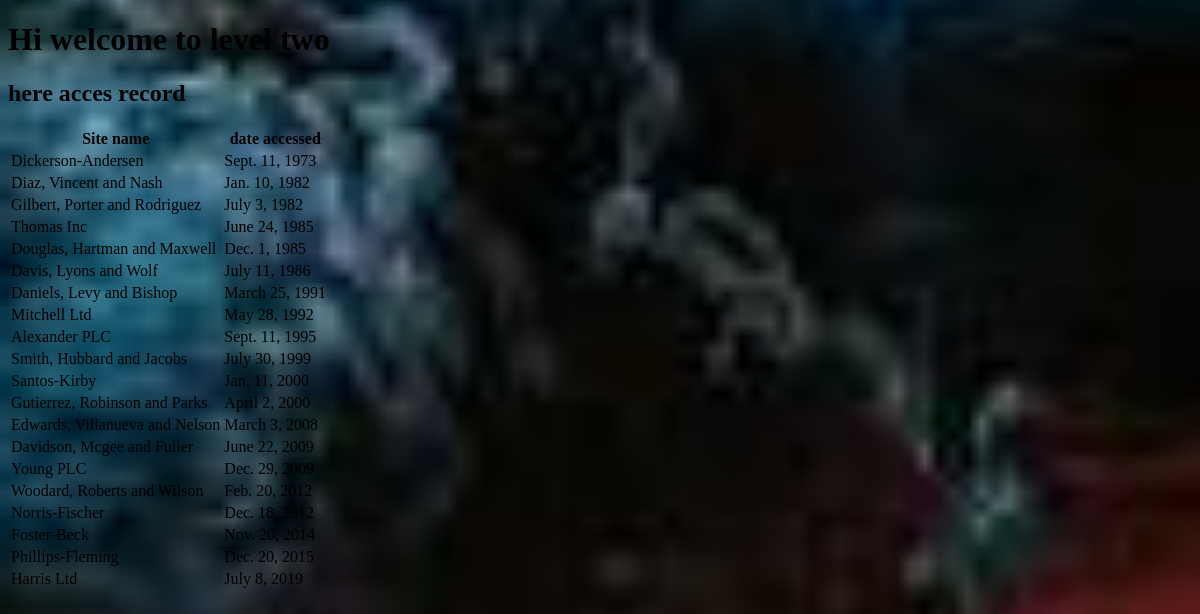
The page / on the database its author committed.
### first_app/models.py (models this page shows, shortened)
class AccessRecord(models.Model):
    name=models.ForeignKey('Webpage', on_delete=models.CASCADE)
    date=models.DateField()

class Webpage(models.Model):
    topic=models.ForeignKey('Topic', on_delete=models.CASCADE)
    name=models.CharField(max_length=264,unique=True)
    url=models.URLField(unique=True)
    def __str__(self):
        return self.name

### first_app/views.py (the view)
# urls.py: path('',views.index,name='index'),
def index(request):
    webpages_list=AccessRecord.objects.order_by('date')
    date_dict={'access_records':webpages_list}
    return render(request,'first_app/index.html',context=date_dict)

### templates/first_app/index.html (shortened to what this page needs)
<!DOCTYPE html>
{% load static %}
<html >
  <head>
    <link rel="stylesheet" href="{% static "css/mycss.css" %}">
  </head>
  <body>
  <h1>Hi welcome to level two</h1>
  <h2>here acces record</h2>
  <div class="djangotwo">
    {% if access_records %}
    <table>
      <thead>
        <th>Site name</th>
        <th>date accessed</th>
      </thead>
      {% for acc in access_records %}
      <tr>
        <td>{{acc.name}}</td>
        <td>{{acc.date}}</td>
      </tr>
      {% endfor %}
    </table>
     {% endif %}
  </div>
  </body>
</html>

### static/css/mycss.css (style rules this page uses)
html { background: url(download.jpg) no-repeat center center fixed; -webkit-background-size: cover; -moz-background-size: cover; -o-background-size: cover; background-size: cover; overflow: hidden; }

### rows shown on the page
AccessRecord: name "Dickerson-Andersen", date "Sept. 11, 1973"
AccessRecord: name "Diaz, Vincent and Nash", date "Jan. 10, 1982"
AccessRecord: name "Gilbert, Porter and Rodriguez", date "July 3, 1982"
AccessRecord: name "Thomas Inc", date "June 24, 1985"
AccessRecord: name "Douglas, Hartman and Maxwell", date "Dec. 1, 1985"
AccessRecord: name "Davis, Lyons and Wolf", date "July 11, 1986"
AccessRecord: name "Daniels, Levy and Bishop", date "March 25, 1991"
AccessRecord: name "Mitchell Ltd", date "May 28, 1992"
AccessRecord: name "Alexander PLC", date "Sept. 11, 1995"
AccessRecord: name "Smith, Hubbard and Jacobs", date "July 30, 1999"
AccessRecord: name "Santos-Kirby", date "Jan. 11, 2000"
AccessRecord: name "Gutierrez, Robinson and Parks", date "April 2, 2000"
AccessRecord: name "Edwards, Villanueva and Nelson", date "March 3, 2008"
AccessRecord: name "Davidson, Mcgee and Fuller", date "June 22, 2009"
AccessRecord: name "Young PLC", date "Dec. 29, 2009"
AccessRecord: name "Woodard, Roberts and Wilson", date "Feb. 20, 2012"
AccessRecord: name "Norris-Fischer", date "Dec. 18, 2012"
AccessRecord: name "Foster-Beck", date "Nov. 20, 2014"
AccessRecord: name "Phillips-Fleming", date "Dec. 20, 2015"
AccessRecord: name "Harris Ltd", date "July 8, 2019"
